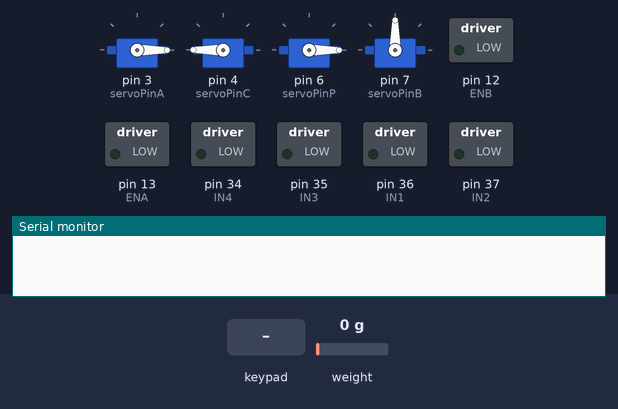
The sketch below on a simulated Arduino Mega 2560, built with avr-gcc and run on an emulated ATmega2560. Parts: 4 × servo, switched loads named in the sketch (green lamp = pin HIGH), the last lines printed to the serial monitor. Inputs (shaded band) come from the test bench; at power-on: weight on the scale 0 g.

Above: at 2.2 s.
2.3 s: key 'D' pressed
At 3.9 s:
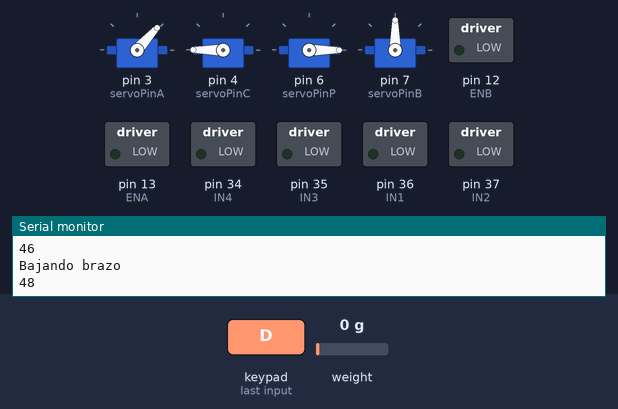
4.2 s: key 'L' pressed
At 5.5 s:
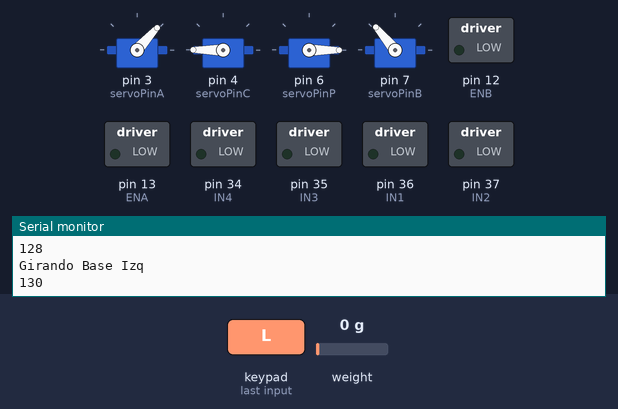
6.1 s: key 'U' pressed
At 7.7 s:
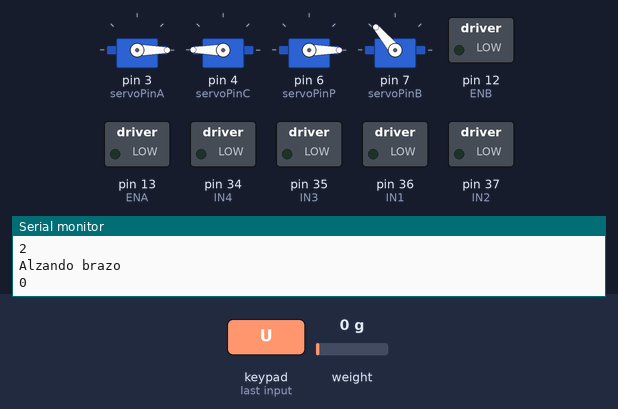
8.0 s: key 'R' pressed
At 8.15 s:
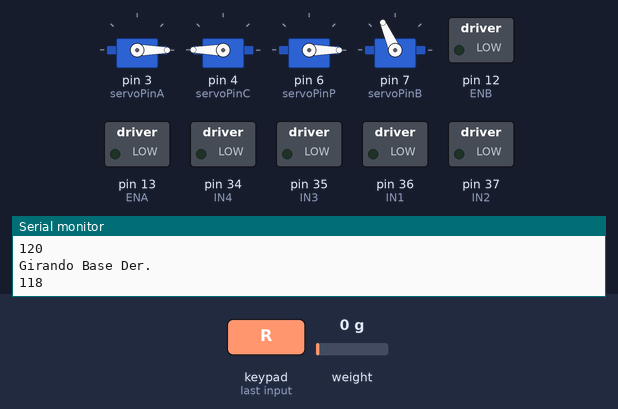
9.9 s: key 'S' pressed
At 11.0 s:
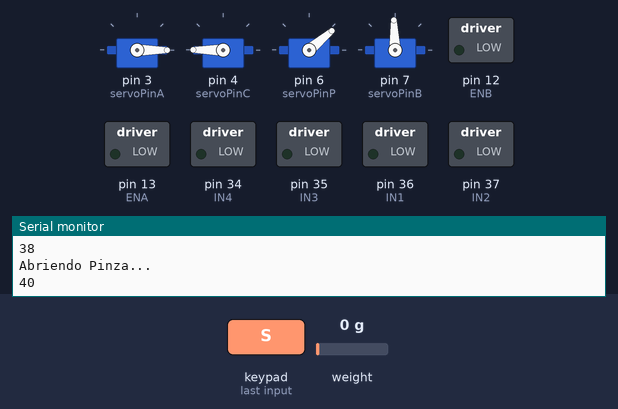
11.8 s: key 'T' pressed
At 12.6 s:
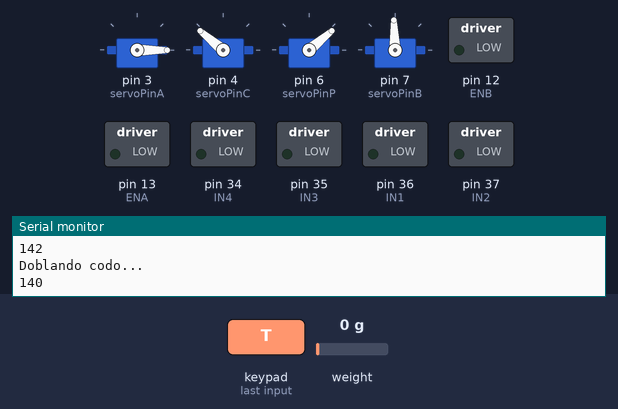
Timing chart, 0 to 14.7 s (numbered marks = the images above; inputs shaded):
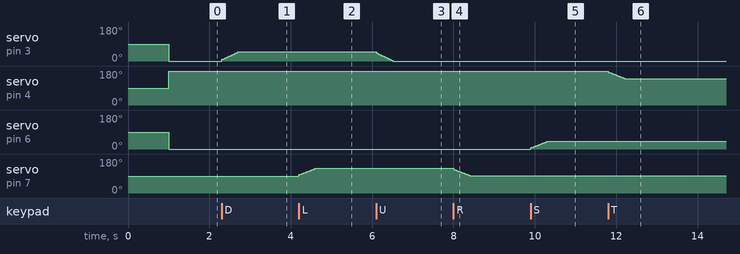

The sketch:

ProyectoRobotic_Brazo_Carro_v2.ino
```cpp
#include <HX711.h>

#include <PS2X_lib.h>

#include <Key.h>
#include <Keypad.h>

#include <Servo.h>
// Test de Servos
Servo servoBase, servoCodo, servoAntebrazo, servoPinza;

// Mando
PS2X ps2x;
int error = 0;
byte vibrate = 0;

// Pines Servos PWM
int servoPinB = 7, ang_ServoB = 90, valorAngB = 0;  //Servo Base 0 - 180 //
int servoPinA = 3, ang_ServoA = 0, valorAngA;       //Servo Antebrazo
int servoPinC = 4, ang_ServoC = 180, valorAngC;      //Servo Codo
int servoPinP = 6, ang_ServoP = 0, valorAngP;       //Servo Pinza //


// Controlador de encenderMotor
// IN1 & IN2 son pines de entrada de modulo L28N para motor 1
int IN1 = 36;
int IN2 = 37;
// IN3 & IN4 son pines de entrada de modulo L28N para motor 2
int IN3 = 35;
int IN4 = 34;

// Signal PWM for Motor 1
int ENA = 13;
// Signal PWM for Motor 2
int ENB = 12;

int analog_right_eje_y;

// Variable para girara a la izquierda o derecha de los motor
int aux;
// Variable de velocidad
int velocidad;
// Analogo izquierdo para giro con el analogo o eje x
int analog_left_eje_x;

// Variables balanza - digitales
int pinDT = 38;
int pinSCK = 8; //pwm
HX711 celda;


String lastMessage = "";  // Variable para almacenar el último mensaje enviado
String message = "";      // Variable para almacenar el mensaje enviado


void encenderMotor(int v, int m1, int m2);

void setup() {
  // put your setup code here, to run once:
  Serial.begin(9600);
  servoAntebrazo.attach(servoPinA, 500, 2400);  //0 - 80
  servoCodo.attach(servoPinC, 500, 2400);//180-90
  servoPinza.attach(servoPinP, 500, 2400);  // 0 - 75
  servoBase.attach(servoPinB, 500, 2400); // 0 -180

  error = ps2x.config_gamepad(48, 50, 49, 51, true, true);  //(clock, command, attention, data)

  // Driver L298N
  pinMode(IN1, OUTPUT);
  pinMode(IN2, OUTPUT);
  pinMode(IN3, OUTPUT);
  pinMode(IN4, OUTPUT);
  pinMode(ENA, OUTPUT);
  pinMode(ENB, OUTPUT);

  // inicializar motores
  digitalWrite(IN1, LOW);
  digitalWrite(IN2, LOW);
  digitalWrite(IN3, LOW);
  digitalWrite(IN4, LOW);
  analogWrite(ENA, 0);
  analogWrite(ENB, 0);

  // verificacionConexionMando();

  // Celda de carga
  celda.begin(pinDT,pinSCK);
  celda.set_scale(2213.f);
  celda.tare();
}

void loop() {
  servoAntebrazo.write(ang_ServoA);
  servoCodo.write(ang_ServoC);
  servoPinza.write(ang_ServoP);
  servoBase.write(ang_ServoB);
  // actualiza el valor de todos los botones y joysticks analogicos
  ps2x.read_gamepad(false, vibrate);


  // testJoystick();
  // testServoMotores();

  // Controla Carro
  // controlarCarro();
  controlarCarro_2();

  // Controla Brazo Robotico
  movimientoServoAntebrazo();
  movimientoServoBase();
  movimientoServoCodo();
  movimientoServoPinza();
  // pesarObjetos();
}

void pesarObjetos(){
  Serial.print("Valor gramos: ");
  Serial.println(celda.get_units(10),1);
  // Apaga celda
  celda.power_down();
  delay(3000);
  // Enciende celda
  celda.power_up();
}

// Verificacion conexion mando
void verificacionConexionMando() {
  if (error == 0) {
    message = "Mando de PS2 conectado y configurado correctamente.";
  } else if (error == 1) {
    message = "Error al inicializar el mando de PS2. Asegúrate de que está correctamente conectado y trata de nuevo.";
  } else if (error == 2) {
    message = "El mando de PS2 no se encontró. Asegúrate de que está conectado y que el cableado es correcto.";
  } else {
    message = "Error desconocido al intentar conectar el mando de PS2.";
  }
  impresionMensaje();
}

// Impresion de Mensaje
void impresionMensaje() {
  if (message != lastMessage) {
    Serial.println(message);
    lastMessage = message;
  }
}

// Test de botones
void testJoystick() {
  // Copiar todo el codigo para testear funcionamiento del joystick
  if (ps2x.Button(PSB_PAD_LEFT)) {
    Serial.println("Presionaste el boton a la izquierda...");
  } else if (ps2x.Button(PSB_PAD_RIGHT)) {
    Serial.println("Presionaste el boton a la derecha...");
  }

  if (ps2x.Button(PSB_PAD_UP)) {
    Serial.println("Presionaste el boton arriba...");
    Serial.println(ps2x.Button(PSB_PAD_UP));
  } else if (ps2x.Button(PSB_PAD_DOWN)) {
    Serial.println("Presionaste el boton abajo..");
    Serial.println(ps2x.Button(PSB_PAD_DOWN), DEC);
  }

  if (ps2x.Button(PSB_L1)) {
    Serial.println("Presionaste el boton L1...");
    Serial.println(ps2x.Button(PSB_L1), DEC);
  } else if (ps2x.Button(PSB_R1)) {
    Serial.println("Presionaste el boton R1.");
    Serial.println(ps2x.Button(PSB_R1), DEC);
  }

  if (ps2x.Button(PSB_L2)) {
    Serial.println("Presionaste el boton L2...");
    Serial.println(ps2x.Button(PSB_L2), DEC);
  } else if (ps2x.Button(PSB_R2)) {
    Serial.println("Presionaste el boton R2.");
    Serial.println(ps2x.Button(PSB_R2), DEC);
  }

  if (ps2x.Button(PSB_BLUE)) {
    Serial.println("Presionaste el boton x o azul...");
  } else if (ps2x.Button(PSB_RED)) {
    Serial.println("Presionaste el boton criculo o rojo...");

  } else if (ps2x.Button(PSB_TRIANGLE)) {
    Serial.println("Presionaste el boton verde o triangulo...");
  } else if (ps2x.Button(PSB_PINK)) {
    Serial.println("Presionaste el boton cuadrado o rosado...");
  }

  // if (ps2x.Analog(PSS_LX), DEC) {
  //   Serial.println(ps2x.Analog(PSS_LX), HEX);
  //   Serial.println("Moviendo el analogo izq en el eje x");
  // }else if(ps2x.Analog(PSS_LY), DEC){
  //   Serial.println(ps2x.Analog(PSS_LY), HEX);
  //   Serial.println("Moviendo el analogo izq en el eje y");
  // }
  // if (ps2x.Analog(PSS_RX), DEC) {
  //   Serial.println("Moviendo el analogo derech en el eje x");
  // }else if(ps2x.Analog(PSS_RY), DEC){
  //   Serial.println("Moviendo el analogo derech en el eje y");
  // }
}

// Test de Servos
void testServoMotores(){
  for (int i = 0; i < 181; i++) {
    servoBase.write(i);
    servoAntebrazo.write(i);
    servoCodo.write(i);
    servoPinza.write(i);
    delay(25);
  }
  delay(1200);
  for (int i = 180; i > 1; i--) {
    delay(25);
    servoBase.write(i);
    servoAntebrazo.write(i);
    servoCodo.write(i);
    servoPinza.write(i);
  }
}

// Movimiento ServoAnteBrazo
void movimientoServoAntebrazo() {

  /*
    Valor maximo_angulo = 90 -> encogido
    Valor minimo_angulo = 0  -> estirado
    Tecla DOWN = estirar antebrazo -> Alargara
    Tecla UP = levantar antebrazo -> formara un angulo de 90
    Min = 0
    Max = 80 o 90
  */
  if(ps2x.Button(PSB_PAD_DOWN)){
    Serial.println("Bajando brazo");
    if(ang_ServoA >= 0 && ang_ServoA <= 88){
      ang_ServoA += 2;
    }
    Serial.println(ang_ServoA);
  }else if(ps2x.Button(PSB_PAD_UP)){
    Serial.println("Alzando brazo");
    if(ang_ServoA <= 90 && ang_ServoA >= 2){
      ang_ServoA -= 2;
    }
    Serial.println(ang_ServoA);
  }
}

// Movimiento ServoBase
void movimientoServoBase() {

  /*
    Valor maximo_angulo = 180
    Valor minimo_angulo = 0
    Valor central = 90
    Tecla Left = gira a la izquierda
    Tecla Right = gira a la derecha
    Min = 0
    Max = 8180
  */
  if(ps2x.Button(PSB_PAD_LEFT)){
    Serial.println("Girando Base Izq");
    if(ang_ServoB < 180){
      ang_ServoB += 2;
    }
    Serial.println(ang_ServoB);
  }else if(ps2x.Button(PSB_PAD_RIGHT)){
    Serial.println("Girando Base Der.");
    if(ang_ServoB > 0){
      ang_ServoB -= 2;
    }
    Serial.println(ang_ServoB);
  }

}

// Movimiento ServoCodo
void movimientoServoCodo() {

  /*
    Valor maximo_angulo = 90
    Valor minimo_angulo = 180
    Tecla L1 = dobla codo
    Tecla R1 = estira codo
    Min = 180
    Max = 90
  */
  if(ps2x.Button(PSB_BLUE)){
    Serial.println("Estirando Codo..");
    if(ang_ServoC < 180){
      ang_ServoC += 2;
    }
    Serial.println(ang_ServoC);
  }else if(ps2x.Button(PSB_GREEN)){
    Serial.println("Doblando codo...");
    if(ang_ServoC > 90){
      ang_ServoC -= 2;
    }
    Serial.println(ang_ServoC);
  }

}

// Movimiento ServoPinza
void movimientoServoPinza() {

  /*
    Valor maximo_angulo = 75
    Valor minimo_angulo = 0
    Tecla L2 = abre pinza
    Tecla R2 = cierra pinza
    Min = 0
    Max = 75
  */
  if(ps2x.Button(PSB_PINK)){
    Serial.println("Abriendo Pinza...");
    if(ang_ServoP >= 0 && ang_ServoP < 76){
      ang_ServoP += 2;
    }
    Serial.println(ang_ServoP);
  }else if(ps2x.Button(PSB_RED)){
    Serial.println("Cerrando Pinza..");
    if(ang_ServoP <= 76 && ang_ServoP >= 2){
      ang_ServoP -= 2;
    }
    Serial.println(ang_ServoP);
  }

}

// Controlar Carro
void controlarCarro(){
  analog_left_eje_x = ps2x.Analog(PSS_LX), DEC;
  // x almacena valores del analogo en un rango de 0 a 255
  analog_left_eje_x -= 127;
  // x comprendera rangos de -127 a 127
  if (analog_left_eje_x == 128) {
    analog_left_eje_x = 127;
  }
  // Analogo derecho para velocidad y sentido de las ruedas
  // superior 0 - inferior 255, intermedio 128
  analog_right_eje_y = ps2x.Analog(PSS_RY);
  analog_right_eje_y = analog_right_eje_y - 127;

  if (analog_right_eje_y == 128) {
    analog_right_eje_y = 127;
  }

  // Serial.print("....RX_y: ");
  // Serial.print(analog_right_eje_y);
  // Serial.print("....\n");

  // Si mueve el analogo hacia adelante (-127) o hacia atras (127) hara mover los motore
  // 1 es la posicion central del analogo

  if (analog_right_eje_y != 1) {
    //Movera hacia delante o hacia atras cuando es menor o mayor de 1, es decir los numeros negativos o positivos
    //
    if (analog_right_eje_y < 10) {
      // Serial.print("Moviendo hacia delante..");
      // Serial.print("Analogo > 1, valor: ");
      // Serial.println(analog_right_eje_y);
      velocidad = analog_right_eje_y;
      // Serial.println(velocidad);
      // Giro hacia derecha
      if (analog_left_eje_x > 27) {
        //
        analog_left_eje_x = (-1) * analog_left_eje_x + 127;
        aux = (velocidad * analog_left_eje_x) / 100;
        encenderMotor(1, velocidad, aux);
      } else if (analog_left_eje_x < -27) {
        // Giro hacia izquierda
        analog_left_eje_x += 127;
        // aux -> velocidad variable de acuerdo al giro y eje de aceleracion
        aux = (velocidad * analog_left_eje_x) / 100;
        encenderMotor(1, aux, velocidad);
      } else {
        // No habra pulsado ninguno, solo mueve hacia la posicion que esta moviendo el analogo derecho
        encenderMotor(1, velocidad, velocidad);
      }

    } else if (analog_right_eje_y > 10) {
      // Moviendo hacia atras
      velocidad = analog_right_eje_y;
      if(analog_left_eje_x > 27){
        // retrocede hacia izquierda
        analog_left_eje_x = (-1) * analog_left_eje_x + 127;
        aux = (velocidad * analog_left_eje_x) / 100;
        encenderMotor(-1, velocidad, aux);
      }else if(analog_left_eje_x < -27){
        // retrocede hacia derecha
        // reduce motor izquierdo
        analog_left_eje_x += 127;
        // aux -> velocidad variable de acuerdo al giro y eje de aceleracion
        aux = (velocidad * analog_left_eje_x) / 100;
        encenderMotor(-1, aux, velocidad);
      }else{
        // solo retrocede hacia atras
        encenderMotor(-1, velocidad, velocidad);
      }
    }
    // impresionMensaje();

  } else {
    // Dejo de mover el analogo
    velocidad = 0;
    // Serial.println(analog_right_eje_y);
    // encenderMotor(2, velocidad, velocidad);

    // Solo movera el analognizquierd
    if (analog_left_eje_x < -27) {
        //
        velocidad = 127;
        analog_left_eje_x = (-1) * analog_left_eje_x + 127;
        aux = (velocidad * analog_left_eje_x) / 100;
        encenderMotor(1, velocidad, aux);
      } else if (analog_left_eje_x > 27) {
        // Giro hacia izquierda
        velocidad = 127;
        analog_left_eje_x += 127;
        // aux -> velocidad variable de acuerdo al giro y eje de aceleracion
        aux = (velocidad * analog_left_eje_x) / 100;
        encenderMotor(1, aux, velocidad);
      } else {
        // No habra pulsado ninguno, solo mueve hacia la posicion que esta moviendo el analogo derecho
        encenderMotor(2, velocidad, velocidad);
      }
  }

  // delay(50);
}

// Controlar Carro 2 metodo
void controlarCarro_2(){
  int m1 = 0;
  int m2 = 0;

  if (ps2x.Button(PSB_L1))  // L1 - Adelante
  {
    Serial.println("Presionaste L1, Movinendo Adelante");
    m1 = 255;
    m2 = 255;
  }

  if (ps2x.Button(PSB_R1))  // R1 - Atras
  {
    Serial.println("Presionaste R1, Moviendo Atras");
    m1 = -255;
    m2 = -255;
  }

  if (ps2x.Button(PSB_L2))  // L2 - Izquierda
  {
    Serial.println("Presionaste L2, Moviendo a la Izquierda");
    m1 = (m1 != 0) ? m1 / 2 : 255; // reduce la velocidad del motor derecho si ya está en movimiento
    m2 = (m2 != 0) ? m2 : 0;
  }

  if (ps2x.Button(PSB_R2))  // R2 - Derecha
  {
    Serial.println("Presionaste R2, Moviendo a la Derecha");
    m1 = (m1 != 0) ? m1 : 0;
    m2 = (m2 != 0) ? m2 / 2 : 255; // reduce la velocidad del motor izquierdo si ya está en movimiento
  }

  // Si no hay botones presionados, detener motores
  if (!ps2x.Button(PSB_L1) && !ps2x.Button(PSB_R1) && !ps2x.Button(PSB_L2) && !ps2x.Button(PSB_R2)) {
    m1 = 0;
    m2 = 0;
  }

  encenderMotor((m1 != 0 || m2 != 0) ? (m1 > 0 ? 1 : -1) : 0, abs(m1), abs(m2));
}

// Encender Motores ruedas
void encenderMotor(int v, int m1, int m2) {
  // v = 1 -> adelante
  // v = -1 -> atras
  if (v == 1) {
    // Envia senial de salida
    digitalWrite(IN1, HIGH);
    digitalWrite(IN2, LOW);
    digitalWrite(IN3, LOW);
    digitalWrite(IN4, HIGH);

  } else if (v == -1) {
    digitalWrite(IN1, LOW);
    digitalWrite(IN2, HIGH);
    digitalWrite(IN3, HIGH);
    digitalWrite(IN4, LOW);

  } else {
    digitalWrite(IN1, LOW);
    digitalWrite(IN2, LOW);
    digitalWrite(IN3, LOW);
    digitalWrite(IN4, LOW);
  }
  // rueda izquierda
  analogWrite(ENA, abs(m1));
  // rueda derecha
  analogWrite(ENB, abs(m2));
}
```

Measured:
- after the input at 2.3 s, servo on pin 3 (servoPinA): moves from 0° to 48° over 0.40 s, starting at once
- after the input at 4.2 s, servo on pin 7 (servoPinB): moves from 90° to 130° over 0.40 s, starting at once
- after the input at 6.1 s, servo on pin 3 (servoPinA): moves from 48° to 0° over 0.40 s, starting at once
- after the input at 8.0 s, servo on pin 7 (servoPinB): moves from 130° to 92° over 0.40 s, starting at once
- after the input at 9.9 s, servo on pin 6 (servoPinP): moves from 0° to 40° over 0.40 s, starting at once
- after the input at 11.8 s, servo on pin 4 (servoPinC): moves from 180° to 140° over 0.41 s, starting at once
